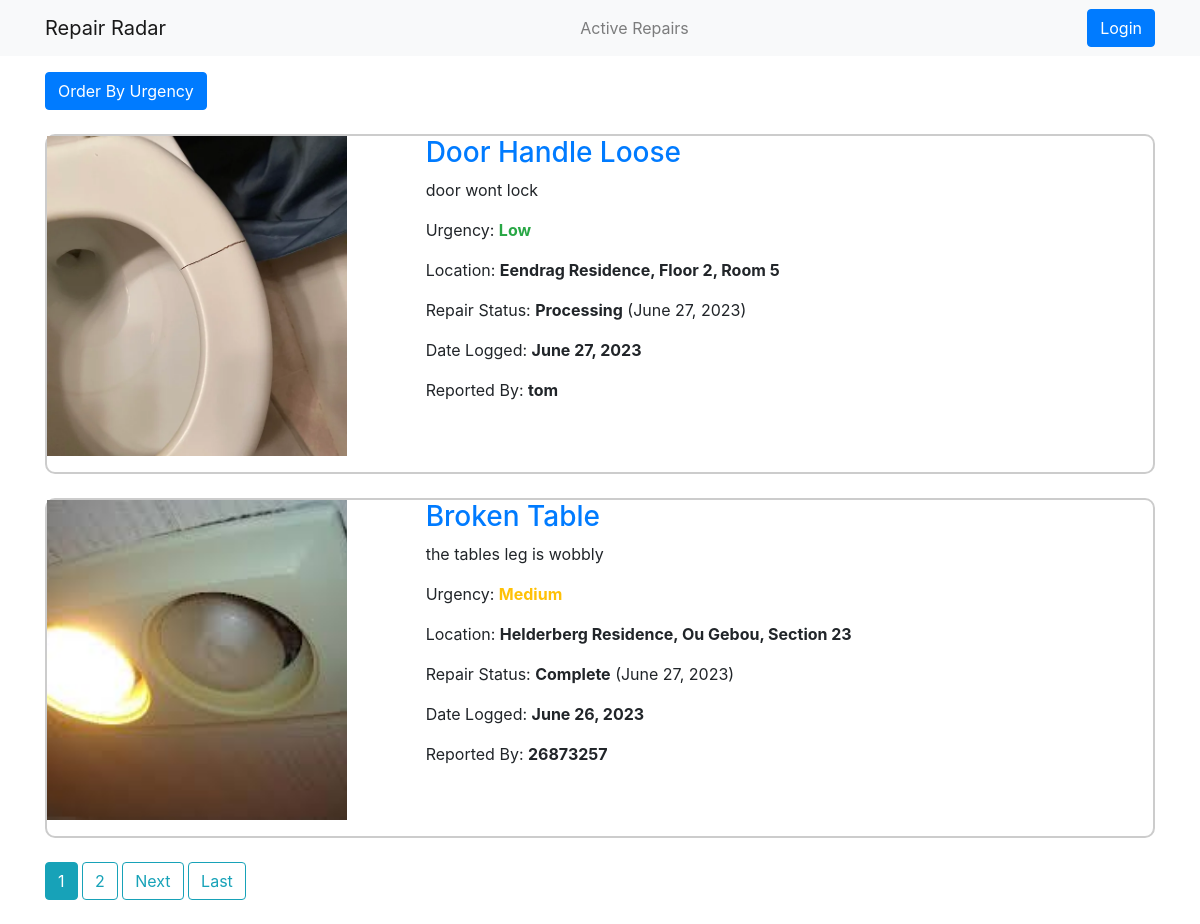
The page / on the database its author committed.
### repairadar_app/models.py (models this page shows, shortened)
class Repair(models.Model):
    status_choices = [
        ('Submitted', 'Submitted'),
        ('Processing', 'Processing'),
        ('Under Review', 'Under Review'),
        ('Waiting For Parts', 'Waiting For Parts'),
        ('Complete', 'Complete'),
    ]
    urgency_choices = [
        ('Low', 'Low'),
        ('Medium', 'Medium'),
        ('High', 'High')
    ]
    suNumber = models.ForeignKey(User, on_delete=models.CASCADE, verbose_name="Student Number")
    repairTitle = models.CharField(max_length=100, verbose_name='Issue Title')
    repairDescription = models.TextField(verbose_name='Issue Description')
    repairStatus = models.CharField(max_length=20, default='SUB', verbose_name='Issue Status', choices=status_choices)
    repairLocation = models.CharField(max_length=100, verbose_name='Issue Location')
    dateLastModified = models.DateField(default = timezone.now)
    dateLogged = models.DateField(default = timezone.now)
    repairImage = models.ImageField(upload_to='repair_images', blank=True, verbose_name='Issue Evidence', default='default.jpg')
    repairUrgency = models.CharField(max_length=20, default='Low', verbose_name='Issue Urgency', choices=urgency_choices)

### repairadar_app/views.py (the view)
# urls.py: path('', RepairListView.as_view(), name='repairadar-home'),
class RepairListView(ListView):
    model = Repair
    template_name = 'repairadar_app/home.html'
    context_object_name = 'repairs'
    ordering = ['-dateLogged']
    paginate_by = 2

### repairadar_app/templates/repairadar_app/home.html (shortened to what this page needs)
{% extends "repairadar_app/base.html" %}
{% block content %}
<form method="GET" action="{% url 'order-by-urgency' %}">
    <button type="submit" class="btn btn-primary mt-3">Order By Urgency</button>
</form>
    {% for repair in repairs %}
        <article class="post vt-post custom-border my-4">
            <div class="row">
                <div class="col-xs-12 col-sm-5 col-md-5 col-lg-4">
                        <div class="media">
                          <img class="account-img" src="{{ repair.repairImage.url }}">
                        </div>
                </div>
                <div class="col-xs-12 col-sm-7 col-md-7 col-lg-8">
                    <div class="caption">
                        <a href="{% url 'repair-detail' repair.id %}"><h3 class="md-heading">{{ repair.repairTitle }}</h3></a>
                        <p>{{ repair.repairDescription }}</p>
                        {% if repair.repairUrgency == 'Low' %}
                            <p>Urgency: <strong class="text-success">{{ repair.repairUrgency }}</strong></p>
                        {% elif repair.repairUrgency == 'Medium' %}
                            <p>Urgency: <strong class="text-warning">{{ repair.repairUrgency }}</strong></p>
                        {% else %}
                            <p>Urgency: <strong class="text-danger">{{ repair.repairUrgency }}</strong></p>
                        {% endif %}
                        <p>Location: <strong>{{ repair.repairLocation }}</strong></p>
                        <p>Repair Status: <strong>{{ repair.repairStatus }}</strong> ({{repair.dateLastModified|date:"F d, Y"}})</p>
                        <p>Date Logged: <strong>{{ repair.dateLogged }}</strong></p>
                        <p>Reported By: <strong>{{ repair.suNumber }}</strong></p>
                    </div>
                </div>
            </div>
        </article>
    {% endfor %}
    {% if is_paginated %}
      {% for num in page_obj.paginator.page_range %}
        {% if page_obj.number == num %}
          <a class="btn btn-info mb-4" href="?page={{ num }}">{{ num }}</a>
        {% elif num > page_obj.number|add:'-3' and num < page_obj.number|add:'3' %}
          <a class="btn btn-outline-info mb-4" href="?page={{ num }}">{{ num }}</a>
        {% endif %}
      {% endfor %}
      {% if page_obj.has_next %}
        <a class="btn btn-outline-info mb-4" href="?page={{ page_obj.next_page_number }}">Next</a>
        <a class="btn btn-outline-info mb-4" href="?page={{ page_obj.paginator.num_pages }}">Last</a>
      {% endif %}
    {% endif %}
{% endblock %}

### repairadar_app/static/repairadar_app/main.css (style rules this page uses)
.custom-border { border: 2px solid #ccc; border-radius: 10px; }
img { width: 300px; height: 320px; object-fit: cover; }

### rows shown on the page
Repair: repairImage (picture), repairTitle "Door Handle Loose", repairDescription "door wont lock", repairUrgency "Low", repairLocation "Eendrag Residence, Floor 2, Room 5", repairStatus "Processing", dateLastModified "June 27, 2023", dateLogged "June 27, 2023", suNumber "tom"
Repair: repairImage (picture), repairTitle "Broken Table", repairDescription "the tables leg is wobbly", repairUrgency "Medium", repairLocation "Helderberg Residence, Ou Gebou, Section 23", repairStatus "Complete", dateLastModified "June 27, 2023", dateLogged "June 26, 2023", suNumber "26873257"

### other values the page prints
{{ num }} "1"
{{ num }} "2"
